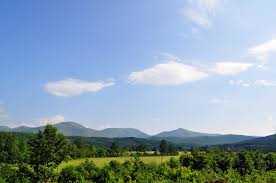
#> input picture clean.jpg, 276 x 183 px; the run also reads 1 picture not shown here
$ python metrics_graphs.py
#> lines starting #> are read from the running program, lines starting #| are printed output that depends on the picture; after the words box and inside, x2 and y2 are one past the last pixel; in counts of white or black regions, pixels touching at a corner belong together; long printed decimals are rounded
import cv2
import numpy as np
import matplotlib.pyplot as plt
from skimage.metrics import structural_similarity as ssim

# -----------------------------
# Load Images
# -----------------------------
original = cv2.imread('clean.jpg', 0)
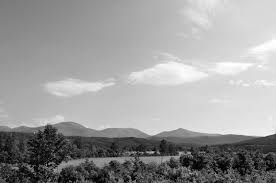
#> original: shape (183, 276); min 0, max 255, mean 155.5
stego = cv2.imread('stego.jpg', 0)
#> stego: shape (183, 276); min 0, max 255, mean 155.6

if original is None or stego is None:
    print("Error loading images")
    exit()

# Resize if needed
if original.shape != stego.shape:
    stego = cv2.resize(stego, (original.shape[1], original.shape[0]))

# -----------------------------
# MSE
# -----------------------------
mse_value = np.mean((original - stego) ** 2)
#> mse_value = 0.47

# -----------------------------
# SSIM
# -----------------------------
ssim_value = ssim(original, stego)
#> ssim_value = 0.999

# -----------------------------
# Edge Density
# -----------------------------
def edge_density(img):
    edges = cv2.Canny(img, 100, 200)
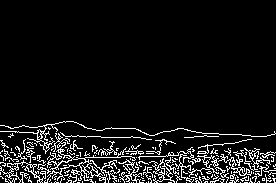
#> edges: shape (183, 276); 8.1% white in thin lines or dots, all inside (x1, y1, x2, y2) = (0, 121, 276, 183)
    return np.sum(edges > 0) / edges.size

edge_orig = edge_density(original)
#> edge_orig = 0.0809
edge_stego = edge_density(stego)
#> in edge_density (call 2), `edges = cv2.Canny(img, 100, 200)`:
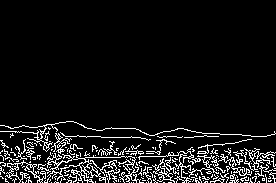
#> edges: shape (183, 276); 8.1% white in thin lines or dots, all inside (x1, y1, x2, y2) = (0, 121, 276, 183)
#> edge_stego = 0.0809

# -----------------------------
# Print values
# -----------------------------
print("MSE:", mse_value)
#| MSE: 0.4702
print("SSIM:", ssim_value)
#| SSIM: 0.9992
print("Edge Density (Original):", edge_orig)
#| Edge Density (Original): 0.08092
print("Edge Density (Stego):", edge_stego)
#| Edge Density (Stego): 0.08094

# -----------------------------
# GRAPH 1: MSE & SSIM
# -----------------------------
plt.figure()
labels = ['MSE', 'SSIM']
values = [mse_value, ssim_value]
#> values = [0.47, 0.999]

plt.bar(labels, values)
plt.title("MSE vs SSIM")
plt.ylabel("Value")
plt.show()
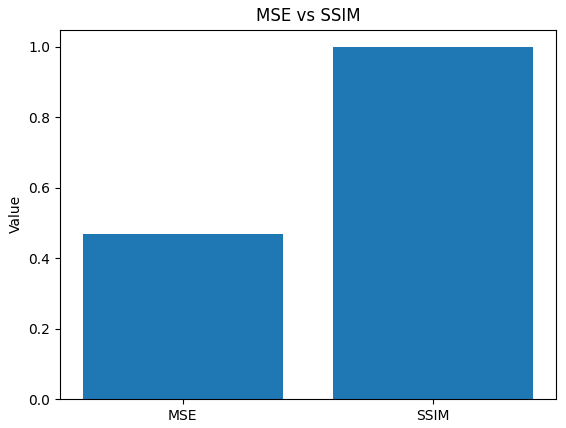
#> figure drawn by matplotlib, 1 panel

# -----------------------------
# GRAPH 2: Edge Density Comparison
# -----------------------------
plt.figure()
labels = ['Original', 'Stego']
values = [edge_orig, edge_stego]
#> values = [0.0809, 0.0809]

plt.bar(labels, values)
plt.title("Edge Density Comparison")
plt.ylabel("Density")
plt.show()
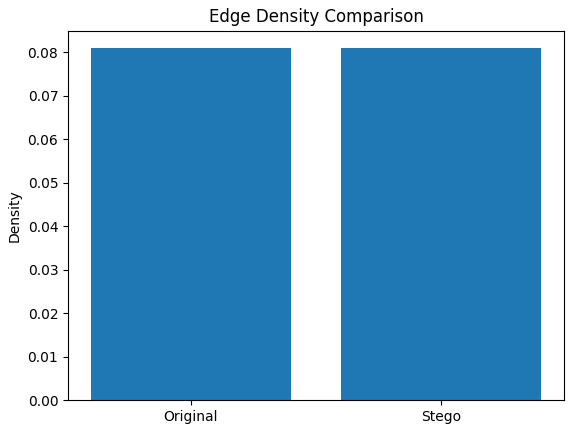
#> figure drawn by matplotlib, 1 panel
